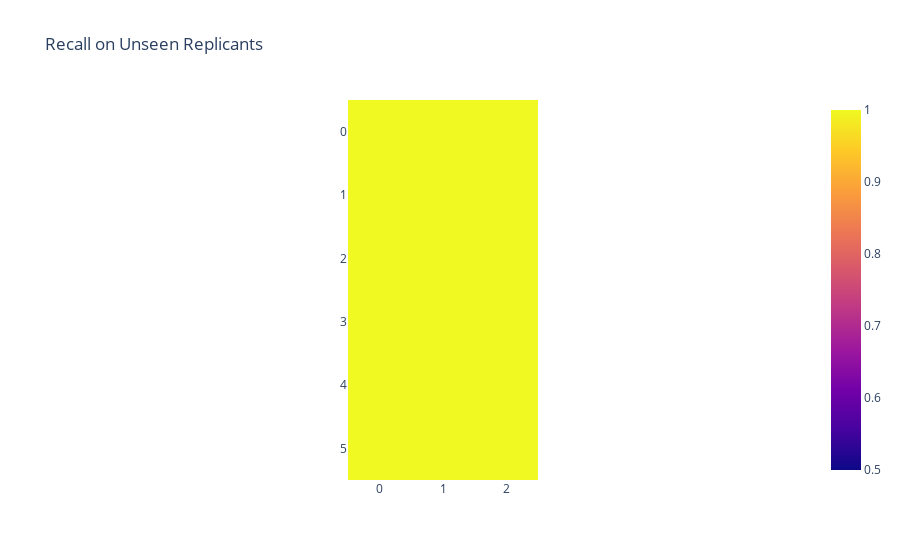

The notebook cell this image was saved under:
### Code cell
px.imshow(val_recalls, range_color=[0.5,1],title='Recall on Unseen Replicants')

### Figure 1 — Plotly figure (JSON) as saved in the notebook; plotly's stock layout.template omitted (floating-point values rounded to 4 significant figures)
{"data": [{"coloraxis": "coloraxis", "hovertemplate": "x: %{x}<br>y: %{y}<br>color: %{z}<extra></extra>", "name": "0", "type": "heatmap", "xaxis": "x", "yaxis": "y", "z": [[1, 1, 1], [1, 1, 1], [1, 1, 1], [1, 1, 1], [1, 1, 1], [1, 1, 1]]}], "layout": {"coloraxis": {"cmax": 1, "cmin": 0.5, "colorscale": [[0, "#0d0887"], [0.1111, "#46039f"], [0.2222, "#7201a8"], [0.3333, "#9c179e"], [0.4444, "#bd3786"], [0.5556, "#d8576b"], [0.6667, "#ed7953"], [0.7778, "#fb9f3a"], [0.8889, "#fdca26"], [1, "#f0f921"]]}, "title": {"text": "Recall on Unseen Replicants"}, "xaxis": {"anchor": "y", "constrain": "domain", "domain": [0, 1], "scaleanchor": "y"}, "yaxis": {"anchor": "x", "autorange": "reversed", "constrain": "domain", "domain": [0, 1]}}}
